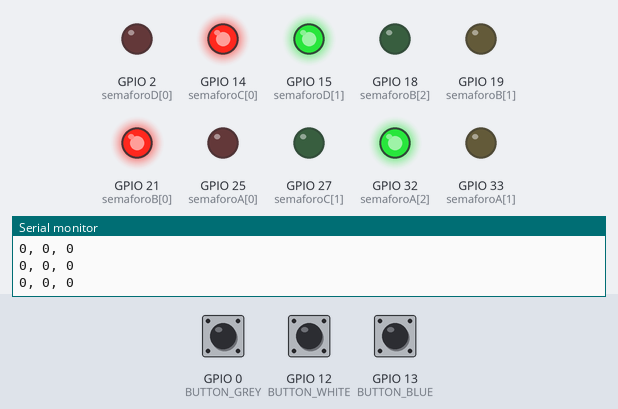
Recording of a sketch running on a simulated ESP32. On the bench: output pins drawn as LEDs (lit = HIGH), the last lines printed to the serial monitor. Inputs (shaded band) come from the test bench; at power-on: GPIO 12 (BUTTON_WHITE) HIGH, GPIO 0 (BUTTON_GREY) HIGH, GPIO 13 (BUTTON_BLUE) HIGH.

Above: at 10.8 s.
10.9 s: GPIO 12 (BUTTON_WHITE) driven LOW
At 19.3 s:
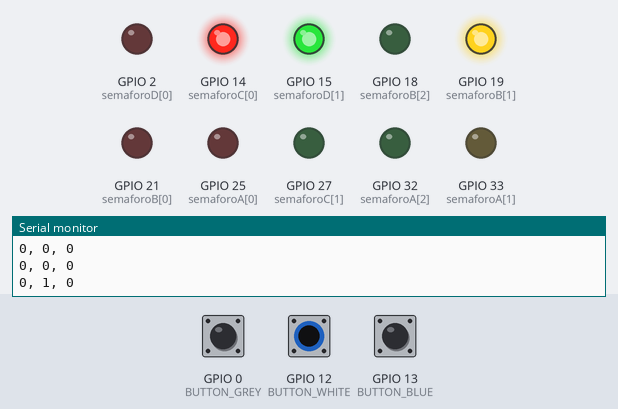
21.7 s: GPIO 12 (BUTTON_WHITE) driven HIGH
At 32.4 s:
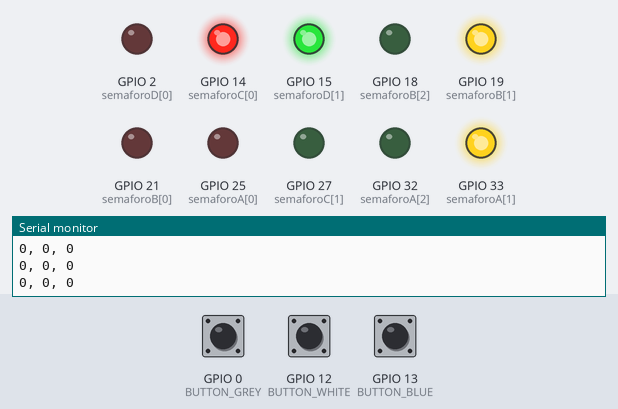
32.5 s: GPIO 12 (BUTTON_WHITE) driven LOW
At 35.1 s:
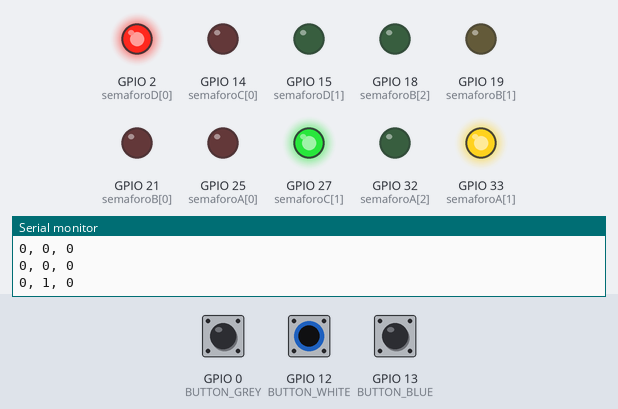
43.3 s: GPIO 0 (BUTTON_GREY) pulled LOW for 3 s
At 49.4 s:
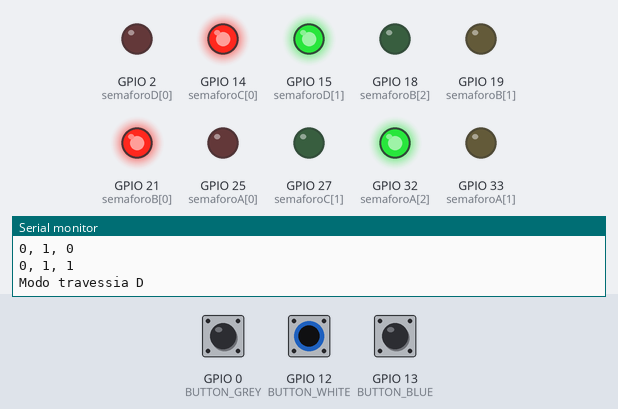
54.5 s: GPIO 13 (BUTTON_BLUE) pulled LOW for 3 s
At 60.2 s:
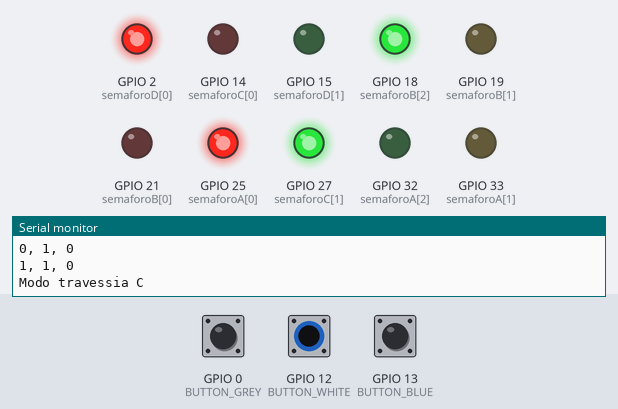
Timing chart, 0 to 61.5 s (numbered marks = the images above; inputs shaded):
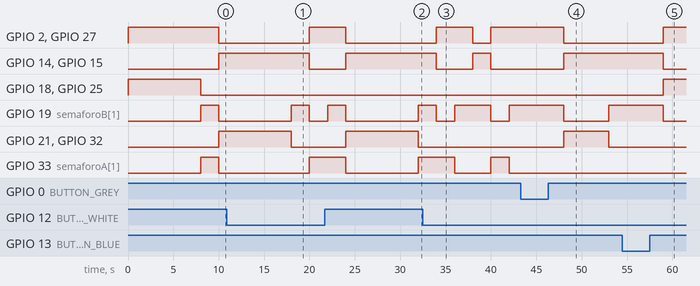

The sketch:

sketch.ino
```cpp
#define BUTTON_BLUE 13
#define BUTTON_WHITE 12
#define BUTTON_GREY 0

//RED YELLOW GREEN
int semaforoA[] = {25, 33, 32};
int semaforoB[] = {21, 19, 18};

//RED GREEN
int semaforoC[] = {14, 27};
int semaforoD[] = {2, 15};

int travessiaC, emergency, travessiaD;

// funções auxiliares ------------------------------------------------------

void modoTravessiaC(){
  Serial.println("Modo travessia C");
  delay(4000);

  digitalWrite(semaforoA[0], HIGH);
  digitalWrite(semaforoA[1], LOW);
  digitalWrite(semaforoA[2], LOW);

  digitalWrite(semaforoB[0], LOW);
  digitalWrite(semaforoB[1], LOW);
  digitalWrite(semaforoB[2], HIGH);

  digitalWrite(semaforoC[0], LOW);
  digitalWrite(semaforoC[1], HIGH);

  digitalWrite(semaforoD[0], HIGH);
  digitalWrite(semaforoD[1], LOW);

  delay(5000);
  Serial.println("Normalizando...");
}

void modoTravessiaD() {
  Serial.println("Modo travessia D");
  delay(4000);

  digitalWrite(semaforoA[0], LOW);
  digitalWrite(semaforoA[1], LOW);
  digitalWrite(semaforoA[2], HIGH);

  digitalWrite(semaforoB[0], HIGH);
  digitalWrite(semaforoB[1], LOW);
  digitalWrite(semaforoB[2], LOW);

  digitalWrite(semaforoC[0], HIGH);
  digitalWrite(semaforoC[1], LOW);

  digitalWrite(semaforoD[0], LOW);
  digitalWrite(semaforoD[1], HIGH);

  delay(5000);
  Serial.println("Normalizando...");
}

void check() {
  travessiaC = !digitalRead(BUTTON_BLUE);
  emergency = !digitalRead(BUTTON_WHITE);
  travessiaD = !digitalRead(BUTTON_GREY);

  Serial.printf("%d, %d, %d\n", travessiaC, emergency, travessiaD);

  if (travessiaC) modoTravessiaC();
  if (travessiaD) modoTravessiaD();
}


// setup e loop ------------------------------------------------------------

void setup() {
  Serial.begin(9600);

  // Define os pinos dos LEDs como saída
  pinMode(semaforoA[0], OUTPUT);
  pinMode(semaforoA[1], OUTPUT);
  pinMode(semaforoA[2], OUTPUT);

  pinMode(semaforoB[0], OUTPUT);
  pinMode(semaforoB[1], OUTPUT);
  pinMode(semaforoB[2], OUTPUT);

  pinMode(semaforoC[0], OUTPUT);
  pinMode(semaforoC[1], OUTPUT);

  pinMode(semaforoD[0], OUTPUT);
  pinMode(semaforoD[1], OUTPUT);

  // Define os pinos dos botões como entrada
  pinMode(BUTTON_BLUE, INPUT_PULLUP);
  pinMode(BUTTON_WHITE, INPUT_PULLUP);
  pinMode(BUTTON_GREY, INPUT_PULLUP);
}

void loop() {
  check(); //-------------------------

  digitalWrite(semaforoC[0], LOW);
  digitalWrite(semaforoC[1], HIGH);

  digitalWrite(semaforoD[0], HIGH);
  digitalWrite(semaforoD[1], LOW);

  if (emergency == HIGH) {
    digitalWrite(semaforoA[0], LOW);
    digitalWrite(semaforoA[1], HIGH);
    digitalWrite(semaforoA[2], LOW);

    digitalWrite(semaforoB[0], LOW);
    digitalWrite(semaforoB[1], LOW);
    digitalWrite(semaforoB[2], LOW);

    delay(2000);
  } else {
    digitalWrite(semaforoA[0], HIGH);
    digitalWrite(semaforoA[1], LOW);
    digitalWrite(semaforoA[2], LOW);

    digitalWrite(semaforoB[0], LOW);
    digitalWrite(semaforoB[1], LOW);
    digitalWrite(semaforoB[2], HIGH);

    delay(8000);
  }

  check(); //-------------------------

  if (emergency == HIGH) {
    digitalWrite(semaforoA[0], LOW);
    digitalWrite(semaforoA[1], LOW);
    digitalWrite(semaforoA[2], LOW);

    digitalWrite(semaforoB[0], LOW);
    digitalWrite(semaforoB[1], HIGH);
    digitalWrite(semaforoB[2], LOW);
  } else {
    digitalWrite(semaforoA[0], LOW);
    digitalWrite(semaforoA[1], HIGH);
    digitalWrite(semaforoA[2], LOW);

    digitalWrite(semaforoB[0], LOW);
    digitalWrite(semaforoB[1], HIGH);
    digitalWrite(semaforoB[2], LOW);
  }
  delay(2000);

  check(); //-------------------------

  digitalWrite(semaforoC[0], HIGH);
  digitalWrite(semaforoC[1], LOW);

  digitalWrite(semaforoD[0], LOW);
  digitalWrite(semaforoD[1], HIGH);

  if (emergency != HIGH){
    digitalWrite(semaforoA[0], LOW);
    digitalWrite(semaforoA[1], LOW);
    digitalWrite(semaforoA[2], HIGH);

    digitalWrite(semaforoB[0], HIGH);
    digitalWrite(semaforoB[1], LOW);
    digitalWrite(semaforoB[2], LOW);

    delay(8000);
  }

  check(); //-------------------------

  if (emergency == HIGH) {
    digitalWrite(semaforoA[0], LOW);
    digitalWrite(semaforoA[1], LOW);
    digitalWrite(semaforoA[2], LOW);

    digitalWrite(semaforoB[0], LOW);
    digitalWrite(semaforoB[1], HIGH);
    digitalWrite(semaforoB[2], LOW);
  } else {
    digitalWrite(semaforoA[0], LOW);
    digitalWrite(semaforoA[1], HIGH);
    digitalWrite(semaforoA[2], LOW);

    digitalWrite(semaforoB[0], LOW);
    digitalWrite(semaforoB[1], HIGH);
    digitalWrite(semaforoB[2], LOW);
  }
  delay(2000);
}
```

Measured:
- after the input at 10.9 s, GPIO 18 (semaforoB[2]), GPIO 25 (semaforoA[0]): stays LOW (without the input it goes to HIGH after 9.1 s)
- after the input at 21.7 s, GPIO 2 (semaforoD[0]), GPIO 27 (semaforoC[1]): goes on until 24.0 s, then stays LOW; GPIO 14 (semaforoC[0]), GPIO 15 (semaforoD[1]): goes on until 24.0 s, then stays HIGH; GPIO 21 (semaforoB[0]), GPIO 32 (semaforoA[2]): LOW → HIGH after 2.3 s, → LOW 8.0 s later
- after the input at 32.5 s, GPIO 18 (semaforoB[2]), GPIO 25 (semaforoA[0]): stays LOW (without the input it goes to HIGH after 1.5 s)
- after the input at 43.3 s, GPIO 21 (semaforoB[0]), GPIO 32 (semaforoA[2]): LOW → HIGH after 4.7 s, → LOW 5.0 s later; GPIO 33 (semaforoA[1]): stops changing and stays LOW
- after the input at 54.5 s, GPIO 18 (semaforoB[2]), GPIO 25 (semaforoA[0]): LOW → HIGH after 4.5 s; GPIO 33 (semaforoA[1]): stays LOW (without the input it goes to HIGH after 0.50 s)
